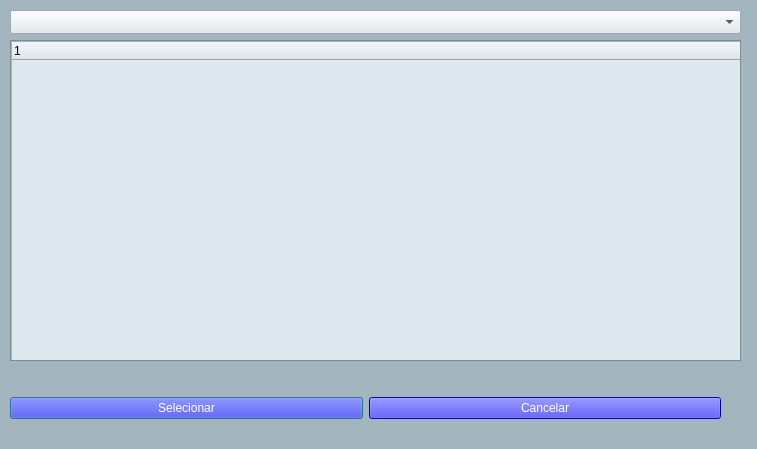
<?xml version="1.0" encoding="UTF-8"?>
<ui version="4.0">
 <class>Dialog_fileManager</class>
 <widget class="QDialog" name="Dialog_fileManager">
  <property name="geometry">
   <rect>
    <x>0</x>
    <y>0</y>
    <width>757</width>
    <height>449</height>
   </rect>
  </property>
  <property name="windowTitle">
   <string>Dialog</string>
  </property>
  <property name="styleSheet">
   <string notr="true">background-color: rgb(163,181,191);</string>
  </property>
  <widget class="QComboBox" name="comboBox">
   <property name="geometry">
    <rect>
     <x>10</x>
     <y>10</y>
     <width>731</width>
     <height>24</height>
    </rect>
   </property>
   <property name="styleSheet">
    <string notr="true">background-color: rgb(222,233,239);</string>
   </property>
  </widget>
  <widget class="QScrollArea" name="scrollArea">
   <property name="geometry">
    <rect>
     <x>10</x>
     <y>40</y>
     <width>731</width>
     <height>321</height>
    </rect>
   </property>
   <property name="widgetResizable">
    <bool>true</bool>
   </property>
   <widget class="QWidget" name="scrollAreaWidgetContents">
    <property name="geometry">
     <rect>
      <x>0</x>
      <y>0</y>
      <width>729</width>
      <height>319</height>
     </rect>
    </property>
    <widget class="QTreeWidget" name="treeWidget">
     <property name="geometry">
      <rect>
       <x>0</x>
       <y>0</y>
       <width>731</width>
       <height>321</height>
      </rect>
     </property>
     <property name="styleSheet">
      <string notr="true">background-color: rgb(222,233,239);</string>
     </property>
     <column>
      <property name="text">
       <string notr="true">1</string>
      </property>
     </column>
    </widget>
   </widget>
  </widget>
  <widget class="QWidget" name="">
   <property name="geometry">
    <rect>
     <x>10</x>
     <y>390</y>
     <width>711</width>
     <height>36</height>
    </rect>
   </property>
   <layout class="QHBoxLayout" name="horizontalLayout">
    <item>
     <widget class="QPushButton" name="btn_selectImage">
      <property name="styleSheet">
       <string notr="true">background-color: rgb(0, 0, 255);
font: 700 9pt &quot;Segoe UI&quot;;
color: rgb(255, 255, 255);
font: 14pt &quot;Segoe UI&quot;;</string>
      </property>
      <property name="text">
       <string>Selecionar</string>
      </property>
     </widget>
    </item>
    <item>
     <widget class="QPushButton" name="btn_cancel">
      <property name="styleSheet">
       <string notr="true">background-color: rgb(0, 0, 255);
font: 700 9pt &quot;Segoe UI&quot;;
color: rgb(255, 255, 255);
font: 14pt &quot;Segoe UI&quot;;</string>
      </property>
      <property name="text">
       <string>Cancelar</string>
      </property>
     </widget>
    </item>
   </layout>
  </widget>
 </widget>
 <resources/>
 <connections/>
</ui>
